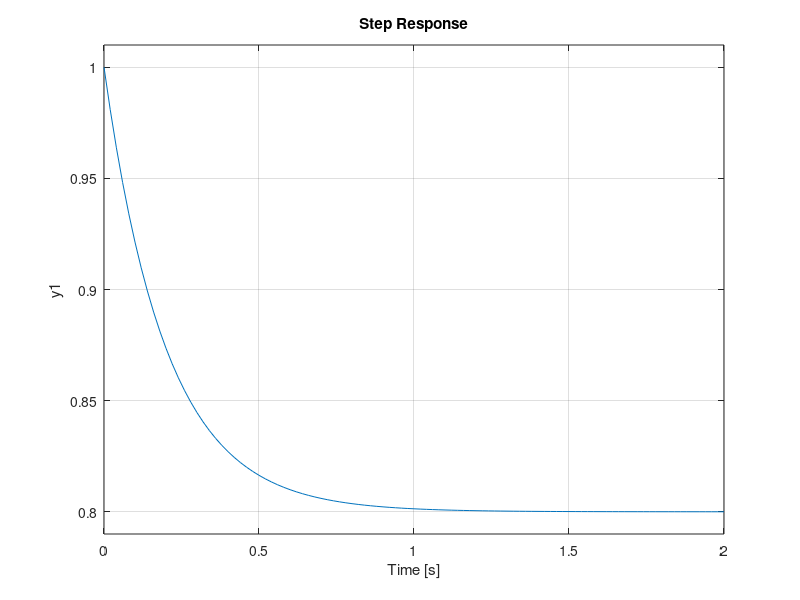

This figure's MATLAB source:
%%step response of 1st order unity feedback system
%%placing zeroes for transfer function:1/(s+5)
%%placing zero at -4
H6 = tf([1 4],[1 5]);
step(H6);
